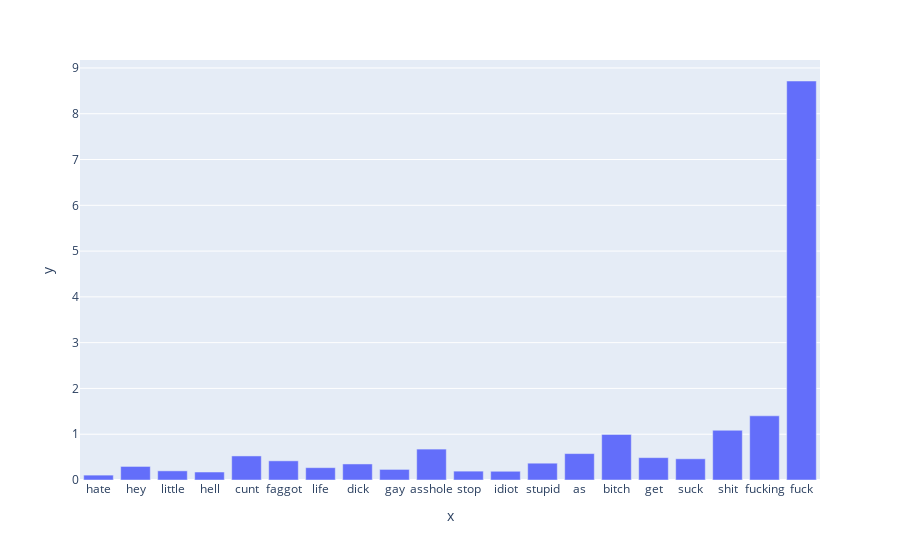

The cell this chart's notebook holds for it:
### Code cell
import plotly.express as px
topic=8
topic_formatted = topic_df.T[pos].T
cols = 'topic'+str(topic)
data_canada = px.data.gapminder().query("country == 'Canada'")
fig = px.bar(data_canada, x=topic_formatted.index, y=topic_formatted[cols])
fig.show()

### Figure 1 — Plotly figure (JSON) as saved in the notebook; plotly's stock layout.template omitted (floating-point values rounded to 4 significant figures)
{"data": [{"alignmentgroup": "True", "hovertemplate": "x=%{x}<br>y=%{y}<extra></extra>", "legendgroup": "", "marker": {"color": "#636efa"}, "name": "", "offsetgroup": "", "orientation": "v", "showlegend": false, "textposition": "auto", "type": "bar", "x": ["hate", "hey", "little", "hell", "cunt", "faggot", "life", "dick", "gay", "asshole", "stop", "idiot", "stupid", "as", "bitch", "get", "suck", "shit", "fucking", "fuck"], "xaxis": "x", "y": [0.1065, 0.2961, 0.1997, 0.1744, 0.5256, 0.4185, 0.2692, 0.3502, 0.2313, 0.6748, 0.1936, 0.1907, 0.3671, 0.5769, 0.9955, 0.4884, 0.4632, 1.086, 1.402, 8.715], "yaxis": "y"}], "layout": {"barmode": "relative", "legend": {"tracegroupgap": 0}, "margin": {"t": 60}, "xaxis": {"anchor": "y", "domain": [0, 1], "title": {"text": "x"}}, "yaxis": {"anchor": "x", "domain": [0, 1], "title": {"text": "y"}}}}
